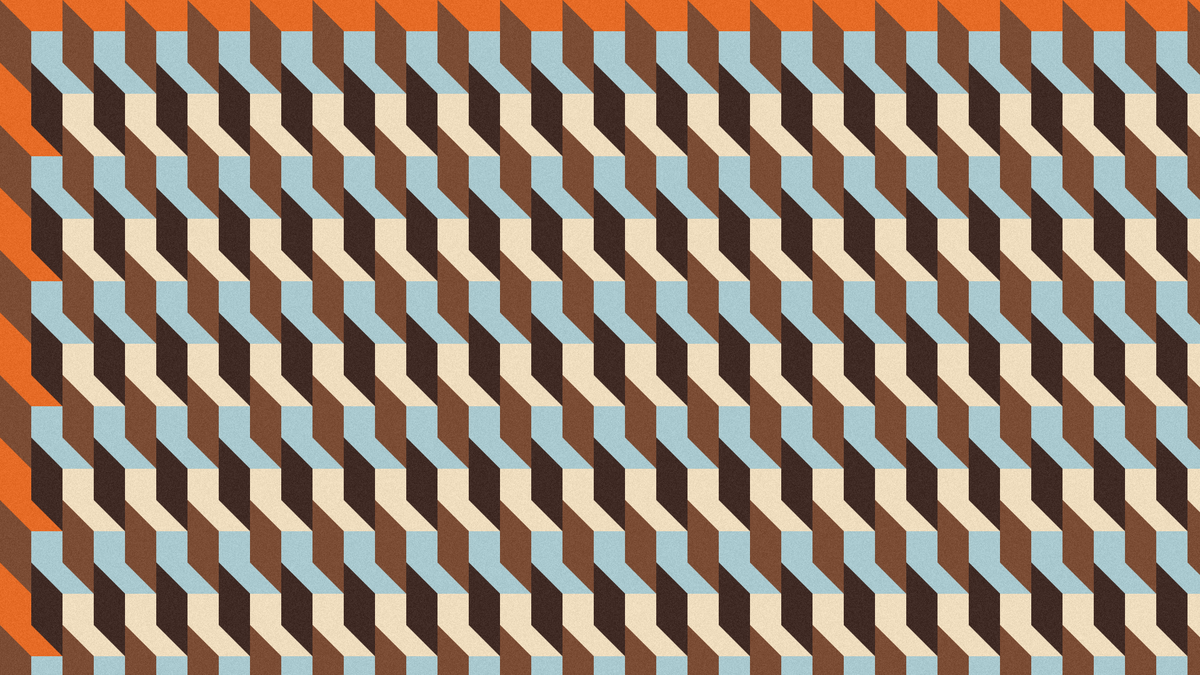
Frame 1 (no input)
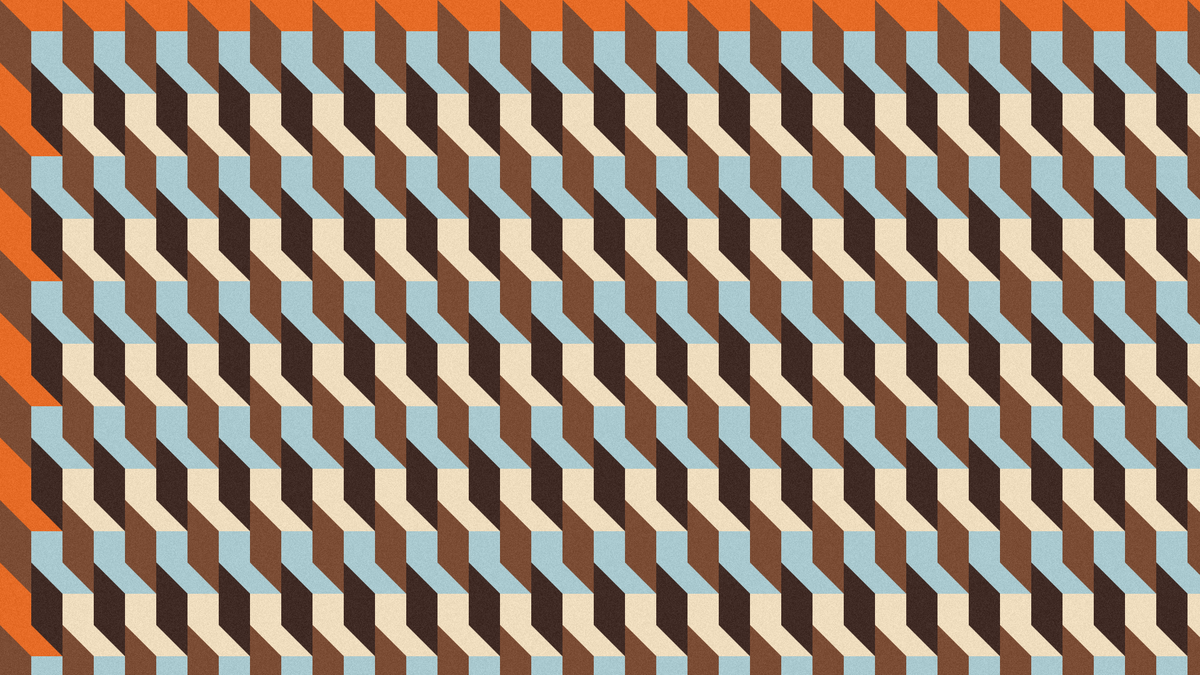
Frame 2 (the mouse pressed at the canvas centre, redrawn once)

The p5.js sketch that drew these frames (run headless with seeded random() and noise() and a simulated clock; the mouse was pressed at the canvas centre and the sketch redrawn once):

// p5.js sketch
// ── sketch.js
// p5.js code to create a seamless geometric pattern with a Riso-style texture

// Constants for the pattern
const tileWidth = 100; // Width of a single tile
const tileHeight = 100; // Height of a single tile
const angle = 45; // Angle for the diagonal bands
const colors = {
  burntOrange: '#EFDDBE',
  lightBlue: '#A9C9CF',
  darkBrown: '#3F2A24',
  mediumBrown: '#7B4C34',
  cream: '#E66B26',
  nearBlack: '#151515'
};

function setup() {
  createCanvas(1920, 1080);
  noLoop(); // Draw once for static pattern
}

function draw() {
  background(colors.cream);
  drawPattern();
  addRisoTexture();
}

// Function to draw a single tile
function drawTile(x, y, isOffsetRow) {
  push();
  translate(x, y);

  // Alternate diagonal band colors
  const bandColor = isOffsetRow ? colors.darkBrown : colors.mediumBrown;

  // Draw left diagonal parallelogram
  fill(bandColor);
  noStroke();
  beginShape();
  vertex(0, 0);
  vertex(tileWidth / 2, tileHeight / 2);
  vertex(tileWidth / 2, tileHeight * 1.5);
  vertex(0, tileHeight);
  endShape(CLOSE);

  // Draw right diagonal parallelogram
  beginShape();
  vertex(tileWidth, 0);
  vertex(tileWidth * 1.5, tileHeight / 2);
  vertex(tileWidth * 1.5, tileHeight * 1.5);
  vertex(tileWidth, tileHeight);
  endShape(CLOSE);

  // Draw center square
  const squareColor = isOffsetRow ? colors.burntOrange : colors.lightBlue;
  fill(squareColor);
  rect(tileWidth / 2, tileHeight / 2, tileWidth, tileHeight);

  pop();
}

// Function to draw the entire pattern
function drawPattern() {
  const cols = ceil(width / tileWidth);
  const rows = ceil(height / tileHeight);

  for (let row = 0; row < rows; row++) {
    for (let col = 0; col < cols; col++) {
      const x = col * tileWidth;
      const y = row * tileHeight;

      // Offset every other row for zig-zag effect
      const isOffsetRow = row % 2 === 1;
      const offsetX = isOffsetRow ? tileWidth / 2 : 0;

      drawTile(x + offsetX, y, isOffsetRow);
    }
  }
}

// Function to add a Riso-style texture
function addRisoTexture() {
  loadPixels();
  for (let x = 0; x < width; x++) {
    for (let y = 0; y < height; y++) {
      const index = (x + y * width) * 4;

      // Add subtle noise to each pixel
      const noiseValue = random(-10, 10);
      pixels[index] += noiseValue; // Red
      pixels[index + 1] += noiseValue; // Green
      pixels[index + 2] += noiseValue; // Blue
    }
  }
  updatePixels();
}
